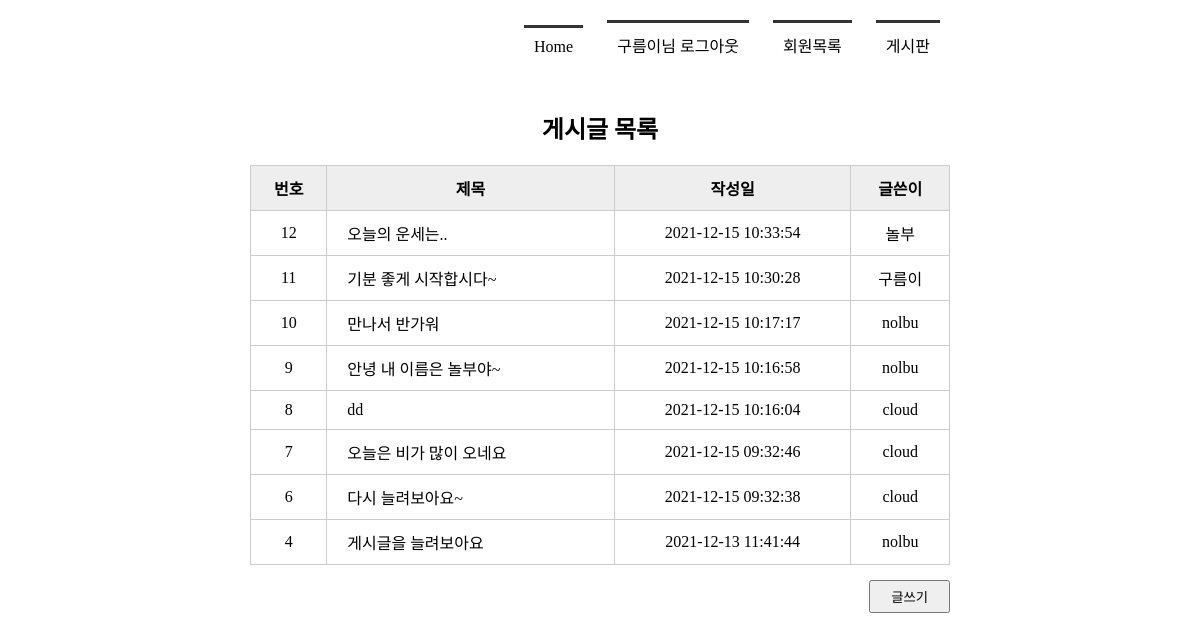
The page /boardlist/ (signed in) on the database its author committed.
### tables this page shows
CREATE TABLE board(
        bno         INTEGER     PRIMARY KEY     AUTOINCREMENT,
        title       TEXT        NOT NULL,
        content     TEXT        NOT NULL,
        create_date TIMESTAMP DATE DEFAULT(datetime('now', 'localtime')),
        mid         CHAR(5)     NOT NULL,
        FOREIGN KEY (mid) REFERENCES member(mid)
        );

### app.py (the view)
@app.route('/boardlist/')
def boardlist():
    conn = getconn()
    cur = conn.cursor()
    sql = "SELECT * FROM board ORDER BY bno DESC"       #게시글을 내림차순으로 정렬
    cur.execute(sql)
    rs = cur.fetchall()
    conn.close()
    return render_template('boardlist.html', rs = rs)

### app.py (called while the page is built)
def getconn():
    conn = sqlite3.connect('./memberdb.db')
    return conn

### templates/boardlist.html (shortened to what this page needs)
<!DOCTYPE html>
<html lang="ko">
<head>
    <link rel="stylesheet" href="{{ url_for('static', filename='css/style.css') }}">
</head>
<body>
    <div id ="container">
        {% include 'navbar.html' %}
        <section>
            <h1>게시글 목록</h1>
            <table class="tbl_bo_list">
                <tr>
                    <th>번호</th>
                    <th>제목</th>
                    <th>작성일</th>
                    <th>글쓴이</th>
                </tr>
                {% for i in rs %}
                <tr>
                    <td>{{ i[0] }}</td>
                    <td><a href = "{{ url_for('board_view', bno=i[0] ) }}">{{ i[1] }}</a></td>
                    <td>{{ i[3] }}</td>
                    <td>{{ i[4] }}</td>
                </tr>
                {% endfor %}
            </table>
            <div class ="btn_write">
                <input type="button" value ="글쓰기" onclick="goWrite()" >
            </div>
        </section>
    </div>
</body>
</html>

### templates/navbar.html
<header>
    <nav>
        <ul>
            {% if session %}
            <li><a href = "{{ url_for('index') }}">Home</a></li>
            <li><a href = "{{ url_for('logout') }}">{{ session['userName'] }}님 로그아웃</a></li>
            <li><a href = "{{ url_for('memberlist') }}">회원목록</a></li>
            <li><a href = "{{ url_for('boardlist') }}">게시판</a></li>
            {% else %}
            <li><a href = "{{ url_for('index') }}">Home</a></li>
            <li><a href = "{{ url_for('login') }}">로그인</a></li>
            <li><a href = "{{ url_for('register') }}">회원가입</a></li>
            <li><a href = "{{ url_for('boardlist') }}">게시판</a></li>
            {% endif %}
        </ul>
    </nav>
</header>

### static/css/style.css (style rules this page uses)
* { margin: 0; padding:0; }
#container { width: 1000px; margin: 10px auto; }
header { height: 100px; }
nav ul { list-style:none; text-align: right; margin-right: 150px; }
nav ul li { display: inline-block; padding: 10px; margin: 10px; border-top: 3px solid #333; padding-top:10px; }
nav ul li a { text-decoration: none; color: black }
section { text-align: center; }
section table { width : 600px; border-collapse: collapse; }
section h1 { margin-bottom: 20px; }
section table, th, td { border: 1px solid #ccc; margin: 0 auto; padding: 10px; }
section table th { background-color: #eee }
section table a { color: black }
section .tbl_bo_list { width: 700px; margin: 0 auto; }
section .tbl_bo_list tr td:nth-child(2) { text-align: left; padding-left: 20px }
section .tbl_bo_list a { text-decoration:none; color: #000; }
section .btn_write { text-align: right; margin: 15px 150px; }
section .btn_write input { padding: 5px 20px; }

### rows shown on the page
board: userName "구름이", bno "11", title "기분 좋게 시작합시다~", create_date "2021-12-15 10:30:28", mid "구름이"
board: bno "12", title "오늘의 운세는..", create_date "2021-12-15 10:33:54", mid "놀부"
board: bno "10", title "만나서 반가워", create_date "2021-12-15 10:17:17", mid "nolbu"
board: bno "9", title "안녕 내 이름은 놀부야~", create_date "2021-12-15 10:16:58", mid "nolbu"
board: bno "8", title "dd", create_date "2021-12-15 10:16:04", mid "cloud"
board: bno "7", title "오늘은 비가 많이 오네요", create_date "2021-12-15 09:32:46", mid "cloud"
board: bno "6", title "다시 늘려보아요~", create_date "2021-12-15 09:32:38", mid "cloud"
board: bno "4", title "게시글을 늘려보아요", create_date "2021-12-13 11:41:44", mid "nolbu"
